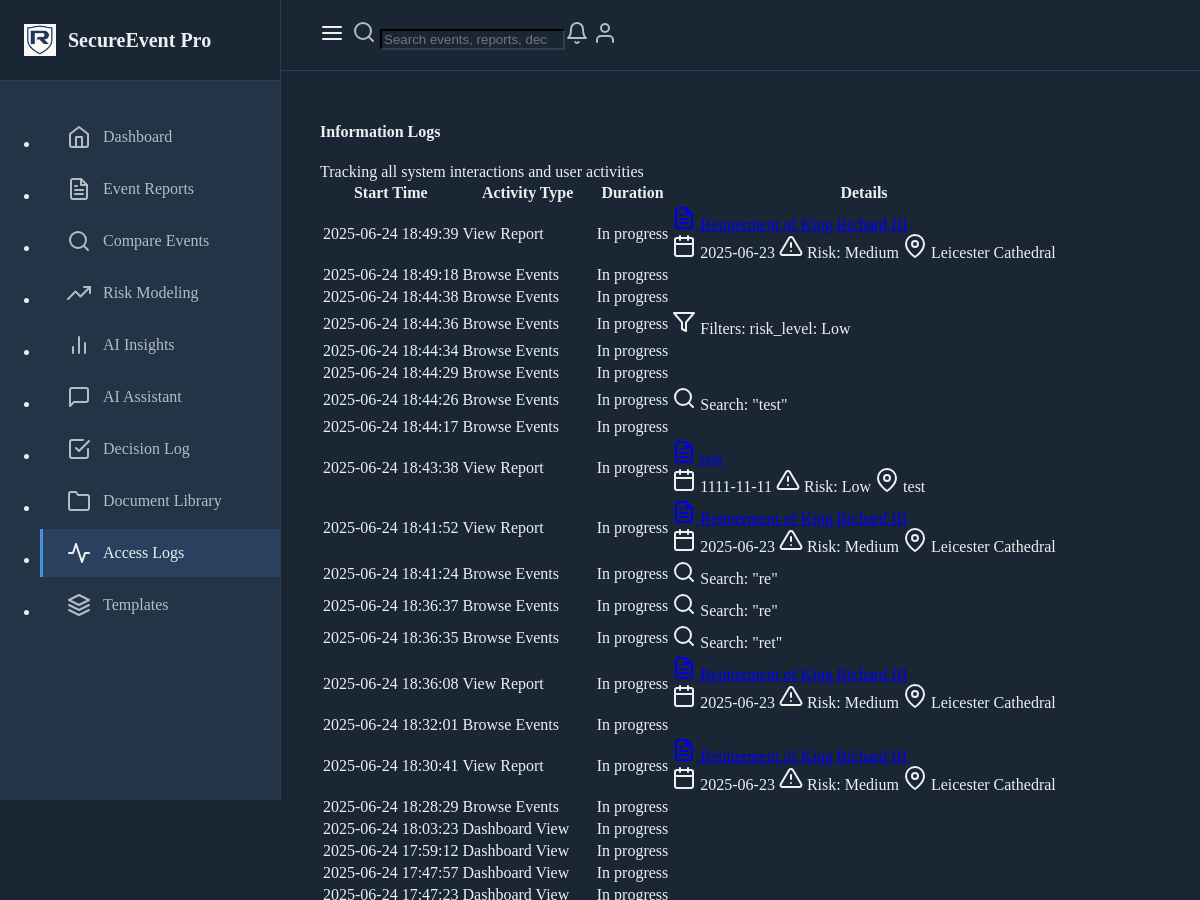
/access_logs (upper part), run on an earlier commit of the app's database.
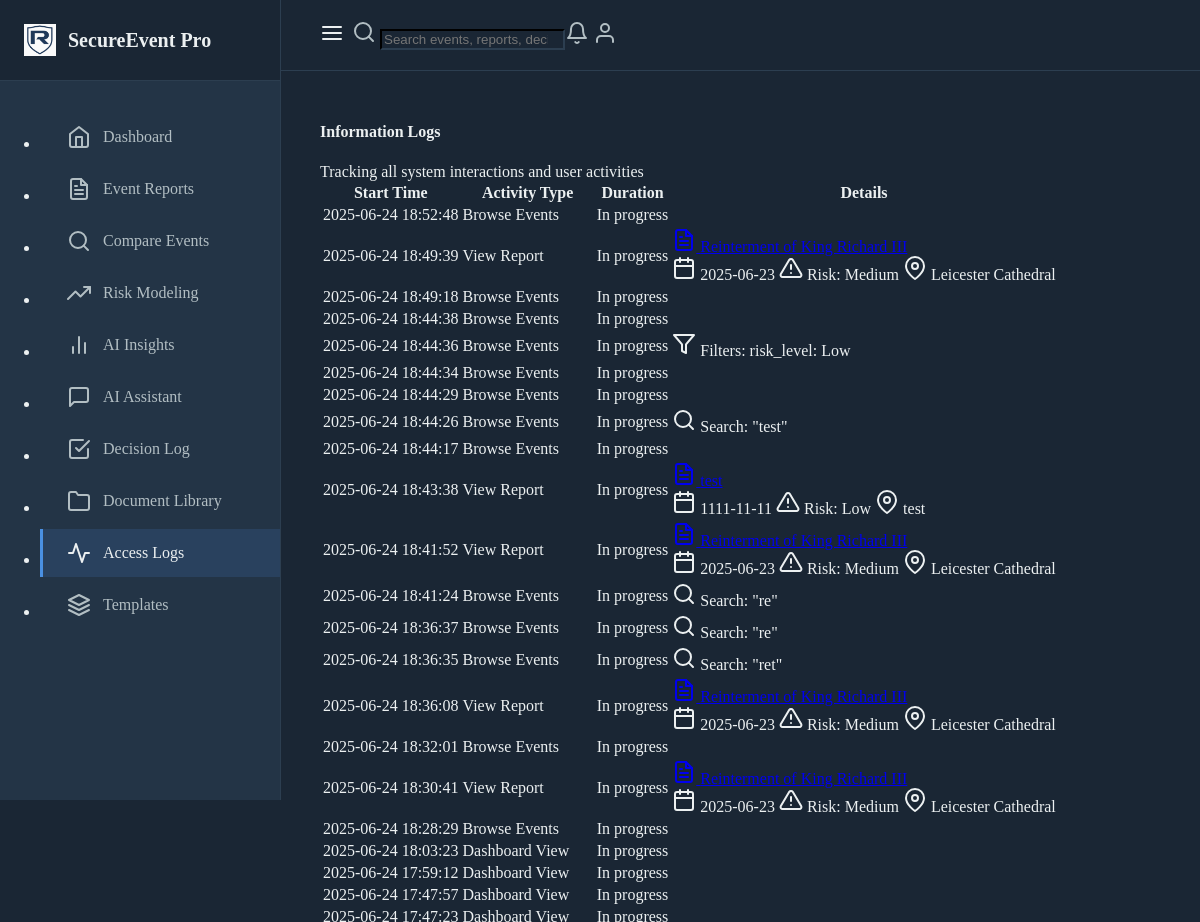
And on a later commit of the database.
### models.py (models this page shows, shortened)
class ActivityLog(db.Model):
    id = db.Column(db.Integer, primary_key=True)
    event_report_id = db.Column(db.Integer, db.ForeignKey('event_report.id'), nullable=True)
    activity_type = db.Column(db.String(50), nullable=False)
    started_at = db.Column(db.DateTime, default=datetime.utcnow)
    ended_at = db.Column(db.DateTime)
    duration_seconds = db.Column(db.Integer)
    user_identifier = db.Column(db.String(100))
    session_id = db.Column(db.String(100))
    search_query = db.Column(db.String(500))
    filters_applied = db.Column(db.JSON, default=dict)
    interaction_details = db.Column(db.JSON, default=dict)
    related_resources = db.Column(db.JSON, default=list)
    user_decisions = db.Column(db.JSON, default=list)
    notes = db.Column(db.Text)

class EventReport(db.Model):
    id = db.Column(db.Integer, primary_key=True)
    title = db.Column(db.String(200), nullable=False)
    date = db.Column(db.DateTime, nullable=False)
    location = db.Column(db.String(200), nullable=False)
    description = db.Column(db.Text, nullable=False)
    risk_level = db.Column(db.String(50), nullable=False)
    incident_type = db.Column(db.String(100), nullable=False)
    created_at = db.Column(db.DateTime, default=datetime.utcnow)
    venue_type = db.Column(db.String(50))
    security_staff_count = db.Column(db.Integer, default=0)
    security_staff_roles = db.Column(db.JSON, default=dict)
    incidents_reported = db.Column(db.Integer, default=0)
    incident_summary = db.Column(db.Text)
    attendance = db.Column(db.Integer)
    security_measures = db.Column(db.Text)
    incident_response = db.Column(db.Text)
    lessons_learned = db.Column(db.Text)
    recommendations = db.Column(db.Text)
    security_protocols = db.Column(db.Text)
    emergency_response_plan = db.Column(db.Text)
    post_event_analysis = db.Column(db.Text)
    activity_logs = db.relationship('ActivityLog', backref='event_report', lazy=True)
    estimated_risk_level = db.Column(db.String(50))
    risk_assessments = db.relationship('RiskAssessment', backref='event_report', lazy=True)

### routes.py (the view)
@app.route("/access_logs")
def view_access_logs():
    logs = ActivityLog.query.order_by(ActivityLog.started_at.desc()).all()
    return render_template("access_log.html", logs=logs)

### routes.py (called while the page is built)
@app.before_request
def before_request():
    g.start_time = datetime.utcnow()
    g.activity_log = None

@app.after_request
def after_request(response):
    if hasattr(g, "activity_log") and g.activity_log:
        end_activity_tracking(g.activity_log)
    return response

### templates/access_log.html (shortened to what this page needs)
{% extends "base.html" %}
{% block content %}
<div class="container">
    <div class="d-flex justify-content-between align-items-center mb-4">
        <h4 class="mb-0">Information Logs</h4>
        <div class="text-muted">
            Tracking all system interactions and user activities
        </div>
    </div>
    <div class="table-responsive">
        <table class="table table-hover">
            <thead>
                <tr>
                    <th>Start Time</th>
                    <th>Activity Type</th>
                    <th>Duration</th>
                    <th>Details</th>
                </tr>
            </thead>
            <tbody>
                {% for log in logs %}
                <tr>
                    <td>{{ log.started_at.strftime('%Y-%m-%d %H:%M:%S') }}</td>
                    <td>
                        <span class="badge bg-{{ 'primary' if log.activity_type == 'view_report' else 'info' if log.activity_type == 'search' else 'secondary' }}">
                            {{ log.activity_type|replace('_', ' ')|title }}
                        </span>
                    </td>
                    <td>
                        {% if log.duration_seconds %}
                            {{ log.duration_seconds }} seconds
                        {% else %}
                            In progress
                        {% endif %}
                    </td>
                    <td>
                        {% if log.event_report %}
                            <div class="mb-2">
                                <a href="{{ url_for('view_report', report_id=log.event_report.id) }}" class="text-decoration-none">
                                    <i data-feather="file-text" class="feather-sm me-1"></i>
                                </a>
                            </div>
                            {% if log.interaction_details %}
                                <div class="small text-muted">
                                    {% if log.interaction_details.document_date %}
                                        <span class="me-2">
                                            <i data-feather="calendar" class="feather-sm me-1"></i>
                                            {{ log.interaction_details.document_date }}
                                        </span>
                                    {% endif %}
                                    {% if log.interaction_details.risk_level %}
                                        <span class="me-2">
                                            <i data-feather="alert-triangle" class="feather-sm me-1"></i>
                                            Risk: {{ log.interaction_details.risk_level }}
                                        </span>
                                    {% endif %}
                                    {% if log.interaction_details.location %}
                                        <span>
                                            <i data-feather="map-pin" class="feather-sm me-1"></i>
                                            {{ log.interaction_details.location }}
                                        </span>
                                    {% endif %}
                                </div>
                            {% endif %}
                        {% endif %}
                        {% if log.search_query %}
                            <div class="small text-muted">
                                <i data-feather="search" class="feather-sm me-1"></i>
                                Search: "{{ log.search_query }}"
                            </div>
                        {% endif %}
                        {% if log.filters_applied %}
                            <div class="small text-muted">
                                <i data-feather="filter" class="feather-sm me-1"></i>
                                Filters:
                                {% for key, value in log.filters_applied.items() %}
                                    {{ key }}: {{ value }}{{ ", " if not loop.last }}
                                {% endfor %}
                            </div>
                        {% endif %}
                    </td>
                </tr>
                {% endfor %}
            </tbody>
        </table>
    </div>
</div>
{% endblock %}

### templates/base.html (shortened to what this page needs)
<!DOCTYPE html>
<html lang="en" data-bs-theme="dark">
<head>
    <link href="https://cdn.replit.com/agent/bootstrap-agent-dark-theme.min.css" rel="stylesheet">
    <link href="https://cdn.jsdelivr.net/npm/feather-icons/dist/feather.min.css" rel="stylesheet">
</head>
<body>
    <div class="sidebar" id="sidebar">
        <div class="sidebar-header">
            <a href="/" class="sidebar-brand">
                <img src="{{ url_for('static', filename='img/SEP_logo.png') }}" alt="SEP Logo" style="height: 32px; width: 32px;">
                <span>SecureEvent Pro</span>
            </a>
        </div>
        <nav class="sidebar-nav">
            <ul class="nav flex-column">
                <li class="nav-item">
                    <a class="nav-link {{ 'active' if request.endpoint == 'dashboard' }}" href="{{ url_for('dashboard') }}">
                        <i data-feather="home"></i>
                        <span>Dashboard</span>
                    </a>
                </li>
                <li class="nav-item">
                    <a class="nav-link {{ 'active' if request.endpoint == 'index' }}" href="{{ url_for('index') }}">
                        <i data-feather="file-text"></i>
                        <span>Event Reports</span>
                    </a>
                </li>
                <li class="nav-item">
                    <a class="nav-link {{ 'active' if request.endpoint == 'comparative_search' }}" href="{{ url_for('comparative_search') }}">
                        <i data-feather="search"></i>
                        <span>Compare Events</span>
                    </a>
                </li>
                <li class="nav-item">
                    <a class="nav-link {{ 'active' if request.endpoint == 'modeling' }}" href="{{ url_for('modeling') }}">
                        <i data-feather="trending-up"></i>
                        <span>Risk Modeling</span>
                    </a>
                </li>
                <li class="nav-item">
                    <a class="nav-link {{ 'active' if request.endpoint == 'insights' }}" href="{{ url_for('insights') }}">
                        <i data-feather="bar-chart-2"></i>
                        <span>AI Insights</span>
                    </a>
                </li>
                <li class="nav-item">
                    <a class="nav-link {{ 'active' if request.endpoint == 'chat' }}" href="{{ url_for('chat') }}">
                        <i data-feather="message-square"></i>
                        <span>AI Assistant</span>
                    </a>
                </li>
                <li class="nav-item">
                    <a class="nav-link {{ 'active' if request.path == url_for('decision_log') }}" href="{{ url_for('decision_log') }}">
                        <i data-feather="check-square"></i>
                        <span>Decision Log</span>
                    </a>
                </li>
                <li class="nav-item">
                    <a class="nav-link {{ 'active' if request.path == url_for('document_library') }}" href="{{ url_for('document_library') }}">
                        <i data-feather="folder"></i>
                        <span>Document Library</span>
                    </a>
                </li>
                <li class="nav-item">
                    <a class="nav-link {{ 'active' if request.path == url_for('view_access_logs') }}" href="{{ url_for('view_access_logs') }}">
                        <i data-feather="activity"></i>
                        <span>Access Logs</span>
                    </a>
                </li>
                <li class="nav-item">
                    <a class="nav-link {{ 'active' if request.endpoint == 'list_templates' }}" href="{{ url_for('list_templates') }}">
                        <i data-feather="layers"></i>
                        <span>Templates</span>
                    </a>
                </li>
            </ul>
        </nav>
    </div>
    <div class="flex-grow-1">
        <header class="top-header" id="topHeader">
            <button class="sidebar-toggle-btn" id="sidebarToggle">
                <i data-feather="menu"></i>
            </button>
            <div class="header-search flex-grow-1 mx-3 mx-md-4">
                <form class="d-flex" role="search">
                    <div class="input-group">
                        <span class="input-group-text bg-transparent border-end-0" id="search-addon"><i data-feather="search"></i></span>
                        <input class="form-control border-start-0" type="search" placeholder="Search events, reports, decisions..." aria-label="Search" aria-describedby="search-addon">
                    </div>
                </form>
            </div>
            <div class="header-actions d-flex align-items-center gap-3">
                <a href="#" class="nav-link"><i data-feather="bell"></i></a>
                <a href="#" class="nav-link"><i data-feather="user"></i></a>
            </div>
        </header>
        <main class="main-content" id="mainContent">
            {% block content %}{% endblock %}
        </main>
    </div>
</body>
</html>

### templates/base.html (style rules this page uses)
:root { --primary-color: #4A90E2; --secondary-color: #2C3E50; --accent-color: #3498DB; --background-dark: #1A2634; --card-bg: #233446; --text-primary: #ECF0F1; --text-secondary: #B2BEC3; }
body { background-color: var(--background-dark); color: var(--text-primary); }
.nav-link.active { color: var(--primary-color) !important; }
.nav-link { font-weight: 500; }
.nav-link.active { color: var(--bs-primary) !important; }
.sidebar-toggle-btn { background: none; border: none; color: var(--text-primary); font-size: 1.25rem; padding: 0.5rem; cursor: pointer; border-radius: 4px; transition: background-color 0.2s ease; }
.main-content { min-height: calc(100vh - 280px); padding: 2rem 0; margin-left: 280px; transition: margin-left 0.3s ease; }
.sidebar { position: fixed; top: 0; left: 0; height: 100vh; width: 280px; background-color: var(--card-bg); border-right: 1px solid var(--secondary-color); z-index: 1000; overflow-y: auto; transition: all 0.3s ease; }
.sidebar-header { padding: 1.5rem; border-bottom: 1px solid var(--secondary-color); background-color: var(--background-dark); }
.sidebar-brand { display: flex; align-items: center; gap: 0.75rem; font-size: 1.25rem; font-weight: 600; color: var(--text-primary); text-decoration: none; }
.sidebar-nav { padding: 1rem 0; }
.sidebar-nav .nav-item { margin-bottom: 0.25rem; }
.sidebar-nav .nav-link { display: flex; align-items: center; gap: 0.75rem; padding: 0.75rem 1.5rem; color: var(--text-secondary); text-decoration: none; transition: all 0.2s ease; border-left: 3px solid transparent; white-space: nowrap; }
.sidebar-nav .nav-link.active { background-color: rgba(74, 144, 226, 0.15); color: var(--primary-color); border-left-color: var(--primary-color); }
.header-search .form-control { background-color: var(--background-dark); border-color: var(--secondary-color); color: var(--text-primary); }
.header-search .input-group-text { border-color: var(--secondary-color); color: var(--text-secondary); }
.header-actions .nav-link { color: var(--text-secondary); }
.top-header { position: fixed; top: 0; left: 280px; right: 0; height: 70px; background-color: var(--background-dark); border-bottom: 1px solid var(--secondary-color); z-index: 999; display: flex; align-items: center; padding: 0 2rem; transition: left 0.3s ease; }
.main-content { margin-top: 70px; margin-left: 280px; min-height: calc(100vh - 70px); padding: 2rem; transition: margin-left 0.3s ease; }
.badge { font-weight: 500; }

What changed in the data, as far as the page shows it:
added ActivityLog: started_at "2025-06-24 18:52:48", activity_type "Browse Events", duration_seconds "In progress"
